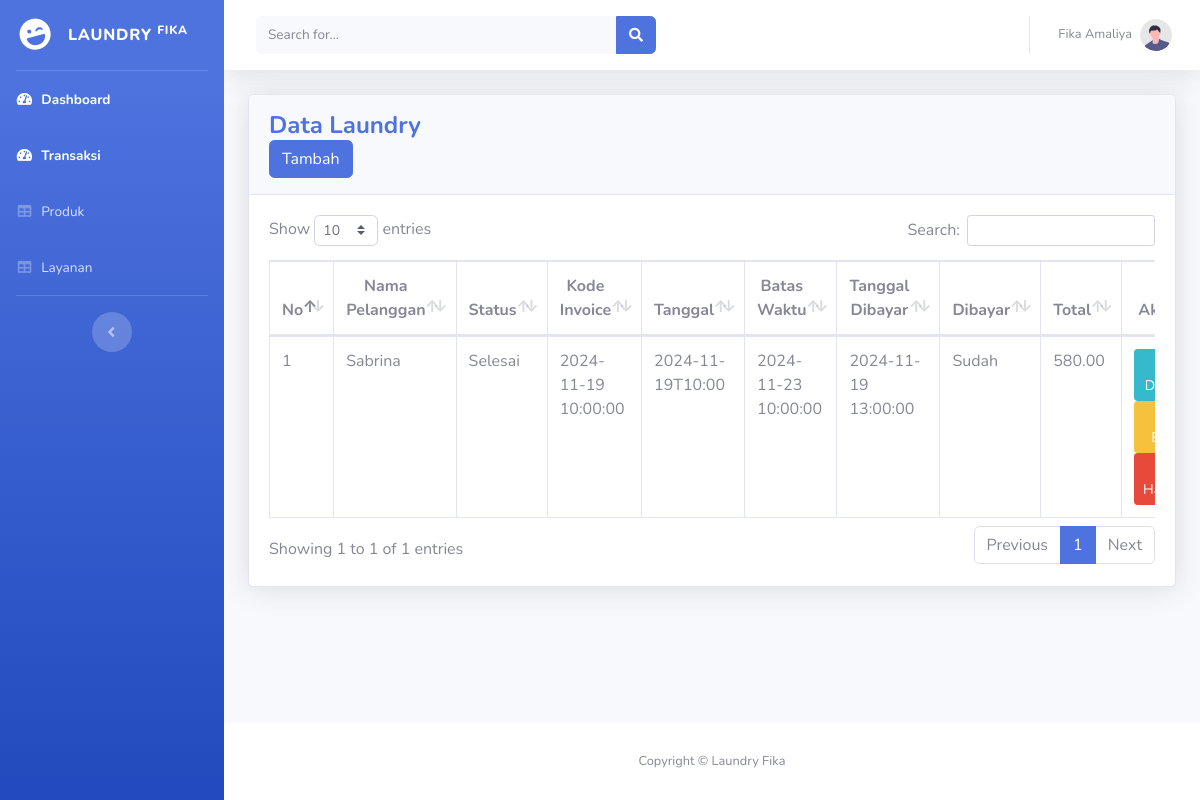
The page /admin/layanan.php on the database its author committed.
### tables this page shows
CREATE TABLE `tb_transaksi` (
  `id` int(11) NOT NULL,
  `nama` varchar(255) NOT NULL,
  `kode_invoice` varchar(50) DEFAULT NULL,
  `status` enum('Baru','Proses','Selesai','Diambil') DEFAULT NULL,
  `pelanggan` varchar(100) DEFAULT NULL,
  `tanggal` datetime DEFAULT NULL,
  `batas_waktu` datetime DEFAULT NULL,
  `tanggal_dibayar` datetime DEFAULT NULL,
  `dibayar` enum('Sudah','Belum') DEFAULT NULL,
  `total` decimal(10,2) DEFAULT NULL
);

### admin/layanan.php (the view, shortened to what this page needs)
<?php
include '../koneksi/koneksi.php';
$result = mysqli_query($koneksi, "SELECT * FROM tb_transaksi");
?>
<!DOCTYPE html>
<html lang="en">
<head>
    <link href="../vendor/fontawesome-free/css/all.min.css" rel="stylesheet" type="text/css">
    <link href="../css/sb-admin-2.min.css" rel="stylesheet">
    <link href="../vendor/datatables/dataTables.bootstrap4.min.css" rel="stylesheet">
</head>
<body id="page-top">
    <div id="wrapper">
        <ul class="navbar-nav bg-gradient-primary sidebar sidebar-dark accordion" id="accordionSidebar">
            <a class="sidebar-brand d-flex align-items-center justify-content-center" href="index.html">
                <div class="sidebar-brand-icon rotate-n-15">
                    <i class="fas fa-laugh-wink"></i>
                </div>
                <div class="sidebar-brand-text mx-3">Laundry <sup>Fika</sup></div>
            </a>
            <hr class="sidebar-divider my-0">
            <li class="nav-item active">
                <a class="nav-link" href="index.php">
                    <i class="fas fa-fw fa-tachometer-alt"></i>
                    <span>Dashboard</span></a>
            </li>
            <li class="nav-item active">
                <a class="nav-link" href="transaksi.php">
                    <i class="fas fa-fw fa-tachometer-alt"></i>
                    <span>Transaksi</span></a>
            </li>
            <li class="nav-item">
                <a class="nav-link" href="produk.php">
                    <i class="fas fa-fw fa-table"></i>
                    <span>Produk</span></a>
            </li>
            <li class="nav-item">
                <a class="nav-link" href="layanan.php">
                    <i class="fas fa-fw fa-table"></i>
                    <span>Layanan</span></a>
            </li>
            <hr class="sidebar-divider d-none d-md-block">
            <div class="text-center d-none d-md-inline">
                <button class="rounded-circle border-0" id="sidebarToggle"></button>
            </div>
        </ul>
        <div id="content-wrapper" class="d-flex flex-column">
            <div id="content">
                <nav class="navbar navbar-expand navbar-light bg-white topbar mb-4 static-top shadow">
                    <form
                        class="d-none d-sm-inline-block form-inline mr-auto ml-md-3 my-2 my-md-0 mw-100 navbar-search">
                        <div class="input-group">
                            <input type="text" class="form-control bg-light border-0 small" placeholder="Search for..."
                                aria-label="Search" aria-describedby="basic-addon2">
                            <div class="input-group-append">
                                <button class="btn btn-primary" type="button">
                                    <i class="fas fa-search fa-sm"></i>
                                </button>
                            </div>
                        </div>
                    </form>
                    <ul class="navbar-nav ml-auto">
                        <li class="nav-item dropdown no-arrow">
                            <a class="nav-link dropdown-toggle" href="#" id="userDropdown" role="button"
                                data-toggle="dropdown" aria-haspopup="true" aria-expanded="false">
                                <span class="mr-2 d-none d-lg-inline text-gray-600 small">Fika Amaliya</span>
                                <img class="img-profile rounded-circle"
                                    src="../img/undraw_profile.svg">
                            </a>
                        </li>
                    </ul>
                </nav>
                <div class="container-fluid">
                    <div class="card shadow mb-4">
                        <div class="card-header py-3">
                            <h4 class="m-0 font-weight-bold text-primary">Data Laundry</h4>
                            <button class="btn btn-primary" data-bs-toggle="modal" data-bs-target="#addModal">Tambah</button>
                        </div>
                        <div class="card-body">
                            <div class="table-responsive">
                                <table class="table table-bordered" id="dataTable" width="100%" cellspacing="0">
                                    <thead>
                                        <tr class="center">
                                            <th>No</th>
                                            <th >Nama Pelanggan</th>
                                            <th>Status</th>
                                            <th>Kode Invoice</th>
                                            <th>Tanggal</th>
                                            <th>Batas Waktu</th>
                                            <th>Tanggal Dibayar</th>
                                            <th>Dibayar</th>
                                            <th>Total</th>
                                            <th>Aksi</th>
                                        </tr>
                                    </thead>
                                    <tbody>
                                        <?php $no = 1; while ($row = mysqli_fetch_assoc($result)): ?>
                                        <tr>
                                            <td><?= $no++; ?></td>
                                            <td><?= $row['pelanggan']; ?></td>
                                            <td><?= $row['status']; ?></td>
                                            <td><?= $row['tanggal']; ?></td>
                                            <td><?= $row['kode_invoice']; ?></td>
                                            <td><?= $row['batas_waktu']; ?></td>
                                            <td><?= $row['tanggal_dibayar']; ?></td>
                                            <td><?= $row['dibayar']; ?></td>
                                            <td><?= $row['total']; ?></td>
                                            <td class="d-blox">
                                                <button class='btn btn-info btn-sm' data-bs-toggle='modal' data-bs-target='#detailModal'>
                                                    <i class="fas fa-info-circle"></i> Detail
                                                </button>
                                                <button class="btn btn-warning btn-sm" onclick="openEditModal(<?php echo $row['id']; ?>, '<?php echo $row['status']; ?>', '<?php echo $row['tanggal_dibayar']; ?>', '<?php echo $row['dibayar']; ?>')">
                                                </button>
                                                <a href='#' class='btn btn-danger btn-sm' data-bs-toggle='modal' data-bs-target='#deleteModal' onclick="setDeleteId(<?php echo $row['id']; ?>)">
                                                    <i class="fas fa-trash-alt"></i> Hapus
                                                </a>
                                            </td>
                                        </tr>
                                        <?php endwhile; ?>
                                    </tbody>
                                </table>
                            </div>
                        </div>
                    </div>
                </div>
            </div>
            <footer class="sticky-footer bg-white">
                <div class="container my-auto">
                    <div class="copyright text-center my-auto">
                        <span>Copyright &copy; Laundry Fika</span>
                    </div>
                </div>
            </footer>
        </div>
    </div>
</body>
</html>

### admin/layanan.php (style rules this page uses)
.center { text-align: center; }

### rows shown on the page
tb_transaksi: pelanggan "Sabrina", status "Selesai", tanggal "2024-11-19 10:00:00", kode_invoice "2024-11-19T10:00", batas_waktu "2024-11-23 10:00:00", tanggal_dibayar "2024-11-19 13:00:00", dibayar "Sudah", total "580.00"
